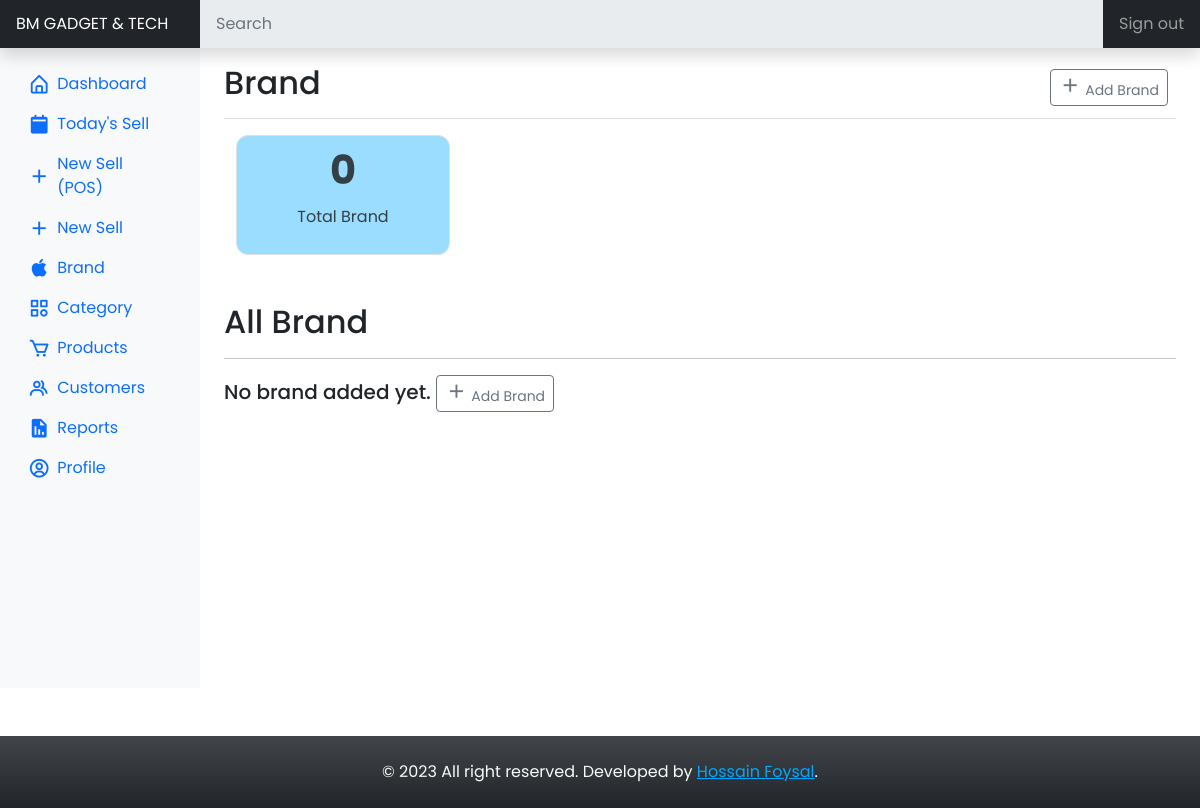
The app's page /dashboard/brand/ (signed in), older data.
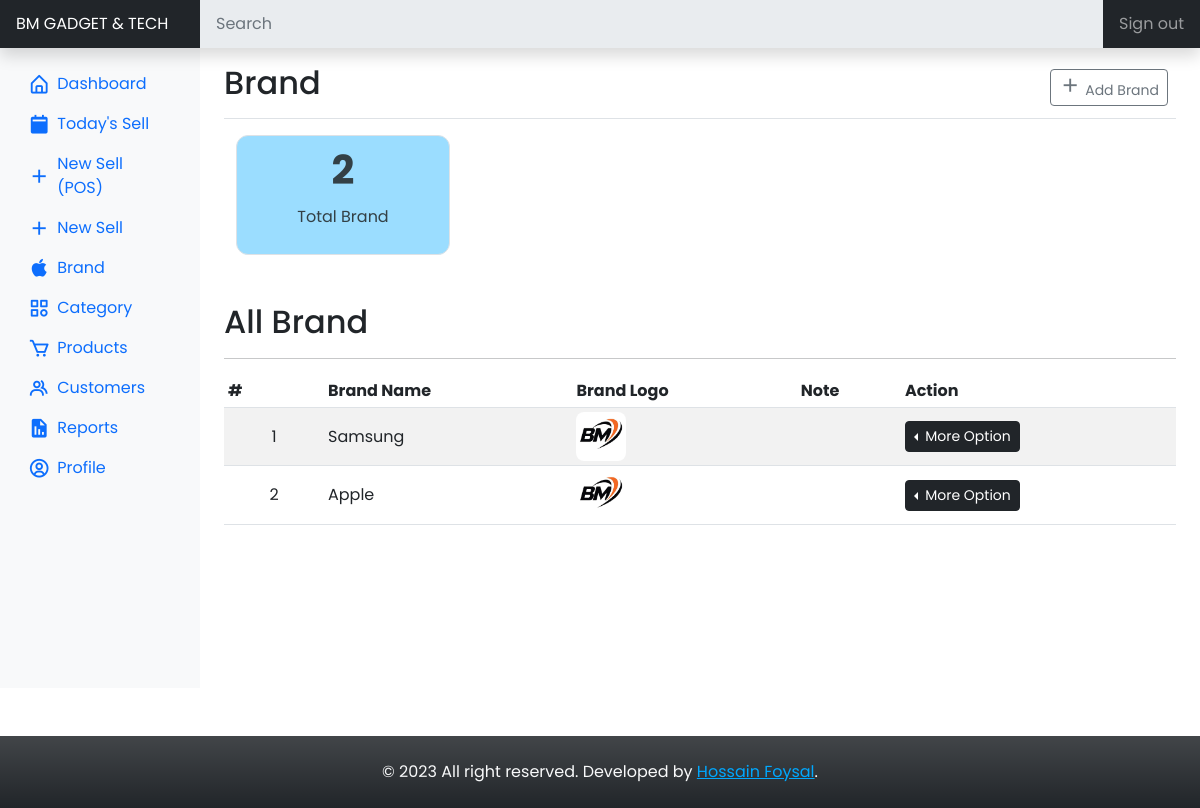
The same page, newer data.
### application/models.py (models this page shows, shortened)
class Brands(db.Model):
    __tablename__ = 'brands'
    id = db.Column(db.Integer, primary_key=True)
    name = db.Column(db.String(), nullable=False, unique=True)
    logo = db.Column(db.String(), default='default.jpg')
    note = db.Column(db.String())

### application/dashboard/views.py (the view, shortened to what this page needs)
@dashboard.route('/dashboard/brand/', methods=['GET', 'POST'])
@login_required
def brand():
    brands = Brands.query.all()
    form = AddBrandForm()
    return render_template('dashboard/brand.html', title='Brand', form=form, brands=brands, shopname=shopname)

### application/dashboard/forms.py
class AddBrandForm(FlaskForm):
    brand_name = StringField(
        'Brand Name',
        validators=[DataRequired()]
    )
    brand_logo = FileField(
            'Brand Logo',
            validators = [
                FileAllowed(['jpg', 'png', 'webp', 'jpeg'])
            ]
    )
    brand_note = TextAreaField('Note (Optional)')
    submit = SubmitField('Save')

### application/models.py (called while the page is built)
@login_manager.user_loader
def load_user(user_id):
    return Users.query.get(int(user_id))

### application/templates/dashboard/brand.html (shortened to what this page needs)
{% extends 'layouts/root-dashboard.html' %}
{% block body %}
<header class="navbar navbar-dark sticky-top bg-dark flex-md-nowrap p-0 shadow">
	<a class="navbar-brand col-md-3 col-lg-2 me-0 px-3 fs-6" href="#">
		{{ shopname }}
	</a>
	<input class="form-control form-control-dark w-100 rounded-0 border-0" type="text" placeholder="Search"
		aria-label="Search" disabled />
	<div class="navbar-nav">
		<div class="nav-item text-nowrap">
			<a class="nav-link px-3" href="{{ url_for('dashboard.user_logout') }}">Sign out </a>
		</div>
	</div>
</header>
<div class="container-fluid">
	<div class="row">
		{% include 'helpers/_dashboard_side_nav.html' %}
		<main class="col-md-9 ms-sm-auto col-lg-10 px-md-4">
			<div
				class="d-flex justify-content-between flex-wrap flex-md-nowrap align-items-center pt-3 pb-2 mb-3 border-bottom">
				<h1 class="h2">Brand</h1>
				<div class="btn-toolbar mb-2 mb-md-0">
					<div class="btn-group me-2">
						<button type="button" class="btn btn-sm btn-outline-secondary" data-bs-toggle="modal"
							data-bs-target="#brandModal">
							<i class="bx bx-plus"></i>
							Add Brand
						</button>
					</div>
				</div>
			</div>
			<div class="container">
				<div class="row gap-2 mb-5">
					<div class="col-lg-3">
						<div class="border summery__box bg__anakiwa p-2">
							<h3 class="summery__box-title fs-1 fw-bolder">
								{{ brands|length }}
							</h3>
							<p class="summery__subtitle">Total Brand</p>
						</div>
					</div>
				</div>
			</div>
			<h2>All Brand</h2>
			<hr />
			{% if brands %}
			<div class="table-responsive">
				<table class="table table-striped table-sm">
					<thead>
						<tr>
							<th scope="col" width="100">#</th>
							<th scope="col">Brand Name</th>
							<th scope="col">Brand Logo</th>
							<th scope="col">Note</th>
							<th scope="col">Action</th>
						</tr>
					</thead>
					<tbody>
						{% for brand in brands %}
						<tr class="align-middle">
							<td class="text-center counters">{{ brand.id }}</td>
							<td>{{ brand.name }}</td>
							<td>
								{% if brand.logo %}
								<img src="{{ url_for('static', filename='brandlogo/' + brand.logo) }}" alt=""
									class="img-fluid avatar__logo" />
								{% else %}
								<img src="{{ url_for('static', filename='brandlogo/default.jpg') }}" alt=""
									class="img-fluid avatar__logo" />
								{% endif %}
							</td>
							<td>{{ brand.note }}</td>
							<td>
								<div class="btn-group dropstart">
									<button type="button" class="btn btn-dark btn-sm dropdown-toggle"
										data-bs-toggle="dropdown" aria-expanded="false">
										More Option
									</button>
								</div>
							</td>
						</tr>
						{% endfor %}
					</tbody>
				</table>
			</div>
			{% else %}
			<h5>
				No brand added yet.
				<button type="button" class="btn btn-sm btn-outline-secondary" data-bs-toggle="modal"
					data-bs-target="#brandModal">
					<i class="bx bx-plus"></i>
					Add Brand
				</button>
			</h5>
			{% endif %}
		</main>
	</div>
</div>
{% endblock %}

Row changes from the older to the newer data that the page shows:
added Brands: id "1", name "Samsung", logo (placeholder picture)
added Brands: id "2", name "Apple", logo (placeholder picture)
Text that changed along with them:
{{ brands|length }}: "0" → "2"
text no longer shown: "No brand added yet. Add Brand"
text now shown: "# Brand Name Brand Logo Note Action"
